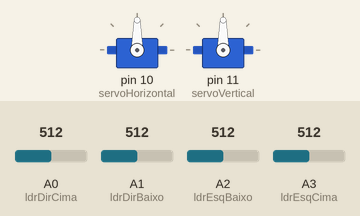
Recording of a sketch running on a simulated Arduino Uno, built with avr-gcc and run on an emulated ATmega328P. On the bench: 2 × servo. The inputs (shaded band) are chosen by the test bench; at power-on: A0 (ldrDirCima) = 512, A2 (ldrEsqBaixo) = 512, A1 (ldrDirBaixo) = 512, A3 (ldrEsqCima) = 512.

Above: at 1.2 s.
1.3 s: A0 (ldrDirCima) set to 544
At 2.5 s:
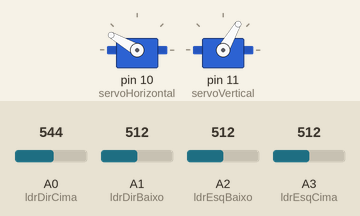
3.1 s: A2 (ldrEsqBaixo) set to 547
4.6 s: A2 (ldrEsqBaixo) set to 576
At 6.4 s:
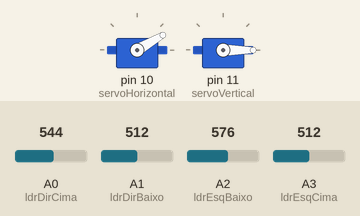
6.7 s: A1 (ldrDirBaixo) set to 551
8.2 s: A1 (ldrDirBaixo) set to 582
At 9.2 s:
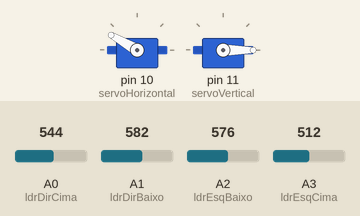
10.3 s: A3 (ldrEsqCima) set to 716
At 12.0 s:
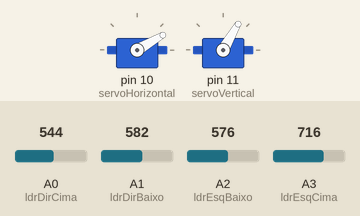
Timing chart, 0 to 13.4 s (numbered marks = the images above; inputs shaded):
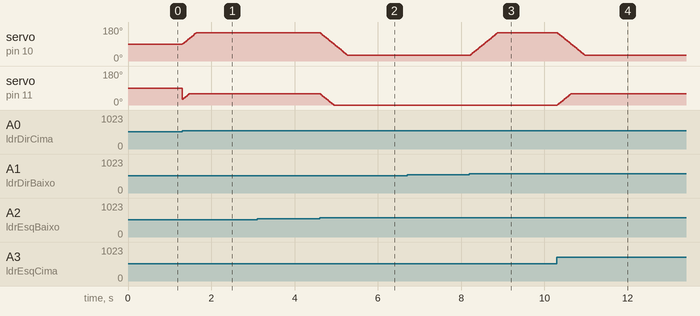

Measured:
- the behaviour switches between 533 and 534 on A0 (ldrDirCima) (found by bisection; images 0 and 1)
- the behaviour switches between 565 and 566 on A2 (ldrEsqBaixo) (found by bisection; images 1 and 2)
- the behaviour switches between 565 and 566 on A1 (ldrDirBaixo) (found by bisection; images 2 and 3)
- after the input at 1.3 s, servo on pin 10 (servoHorizontal): moves from 90° to 150° over 0.33 s, starting at once
- after the input at 3.1 s, every drawn part: stays the same
- after the input at 4.6 s, servo on pin 10 (servoHorizontal): moves from 150° to 30° over 0.66 s, starting at once; servo on pin 11 (servoVertical): moves from 60° to 0° over 0.33 s, starting at once
- after the input at 6.7 s, every drawn part: stays the same
- after the input at 8.2 s, servo on pin 10 (servoHorizontal): moves from 30° to 150° over 0.66 s, starting at once
- after the input at 10.3 s, servo on pin 10 (servoHorizontal): moves from 150° to 30° over 0.66 s, starting at once; servo on pin 11 (servoVertical): moves from 0° to 60° over 0.33 s, starting at once

The sketch:

girassol.ino
```cpp
#include <Servo.h>
const int ldrEsqCima=A3;
const int ldrDirCima=A0;
const int ldrEsqBaixo=A2;
const int ldrDirBaixo=A1;
const int tempoMov=5;
const int tolerancia=10;
int posicaoServoHorizontal=90;
int posicaoServoVertical=30;
Servo servoHorizontal;
Servo servoVertical;
void setup(){
  servoHorizontal.attach(10);
  servoVertical.attach(11);
}
void loop(){
  int leituraEsqCima=analogRead(ldrEsqCima);
  int leituraDirCima=analogRead(ldrDirCima);
  int leituraEsqBaixo=analogRead(ldrEsqBaixo);
  int leituraDirBaixo=analogRead(ldrDirBaixo);
  int mediaCima=(leituraEsqCima+leituraDirCima)/2;
  int mediaBaixo=(leituraEsqBaixo+leituraDirBaixo)/2;
  int mediaEsq=(leituraEsqCima+leituraEsqBaixo)/2;
  int mediaDir=(leituraDirCima+leituraDirBaixo)/2;
  int difVertical=mediaCima-mediaBaixo;
  int difHorizontal=mediaEsq-mediaDir;
  if(-1*tolerancia>difVertical||difVertical>tolerancia){
    if(mediaCima>mediaBaixo){
      posicaoServoVertical=++posicaoServoVertical;
      if(posicaoServoVertical>60)
        posicaoServoVertical=60;
    }
    else if(mediaCima<mediaBaixo){
      posicaoServoVertical=--posicaoServoVertical;
      if(posicaoServoVertical<0)
        posicaoServoVertical=0;
    }
    servoVertical.write(posicaoServoVertical);
  }
  if(-1*tolerancia>difHorizontal||difHorizontal>tolerancia){
    if(mediaEsq>mediaDir){
      posicaoServoHorizontal=--posicaoServoHorizontal;
      if(posicaoServoHorizontal<30)
        posicaoServoHorizontal=30;
    }
    else if(mediaEsq<mediaDir){
      posicaoServoHorizontal=++posicaoServoHorizontal;
      if(posicaoServoHorizontal>150)
        posicaoServoHorizontal=150;
    }
    servoHorizontal.write(posicaoServoHorizontal);
  }
delay(tempoMov);
}
```
